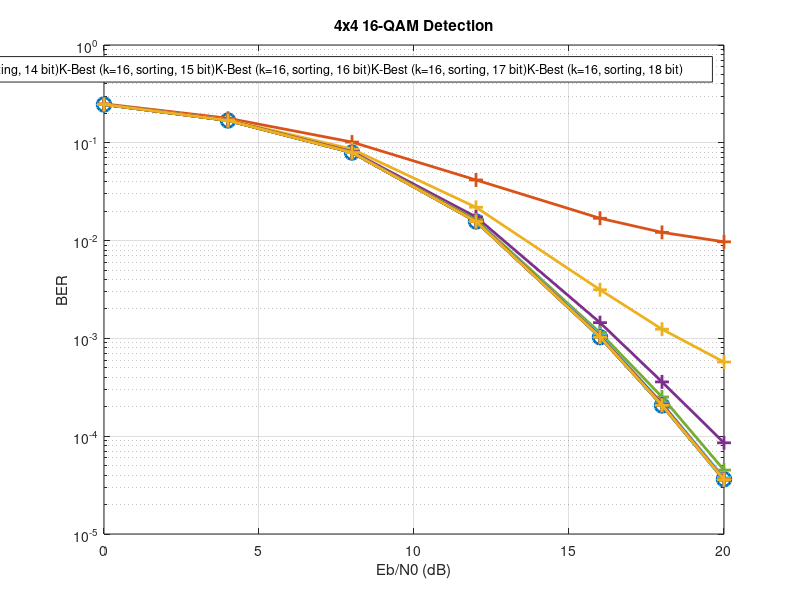

Reproduce this figure in MATLAB. (Note: this script raises an error after producing the figure.)
N_T = 4; % number of transmit antennas
N_R = 4; % number of receive antennas
EbN0 = [0:4:16, 18, 20];
decoders = ["K-Best (k=16, sorting)", ...
    "K-Best (k=16, sorting, 10 bit)", "K-Best (k=16, sorting, 11 bit)",...
    "K-Best (k=16, sorting, 12 bit)", "K-Best (k=16, sorting, 13 bit)",...
    "K-Best (k=16, sorting, 14 bit)", "K-Best (k=16, sorting, 15 bit)",...
    "K-Best (k=16, sorting, 16 bit)", "K-Best (k=16, sorting, 17 bit)",...
    "K-Best (k=16, sorting, 18 bit)"];

%% Simulation
% BER = simulation(N_T, N_R, "16-QAM", 1600, 100000, EbN0, decoders);
load('BER-16-QAM.mat')

% Plot
figure;
semilogy(EbN0, BER(1, :), '-o', 'LineWidth', 2, 'MarkerSize', 10);
hold on;
grid on;
semilogy(EbN0, BER(2, :), '-+', 'LineWidth', 2, 'MarkerSize', 10);
semilogy(EbN0, BER(3, :), '-+', 'LineWidth', 2, 'MarkerSize', 10);
semilogy(EbN0, BER(4, :), '-+', 'LineWidth', 2, 'MarkerSize', 10);
semilogy(EbN0, BER(5, :), '-+', 'LineWidth', 2, 'MarkerSize', 10);
semilogy(EbN0, BER(6, :), '-+', 'LineWidth', 2, 'MarkerSize', 10);
semilogy(EbN0, BER(7, :), '-+', 'LineWidth', 2, 'MarkerSize', 10);
semilogy(EbN0, BER(8, :), '-+', 'LineWidth', 2, 'MarkerSize', 10);
semilogy(EbN0, BER(9, :), '-+', 'LineWidth', 2, 'MarkerSize', 10);
semilogy(EbN0, BER(10, :), '-+', 'LineWidth', 2, 'MarkerSize', 10);
xlabel("Eb/N0 (dB)");
ylabel("BER");
title(sprintf("%dx%d 16-QAM Detection", N_T, N_R));
legend(decoders);
xlim([min(EbN0), max(EbN0)]);
ylim([1e-5, 1]);
ax = gca;
ax.FontSize = 14;

function BER = simulation(N_T, N_R, MODULATION, ERR_THRESHOLD, TRIALS, EbN0, decoders)
N_SNR = length(EbN0);
N_D = length(decoders);
%% Parallel related code
N_worker = parcluster('local').NumWorkers;
TRIALS_PER_WORKER = ceil(TRIALS/N_worker);
TRIALS = TRIALS_PER_WORKER*N_worker;

%% Result buffer
BER = zeros(N_D, N_SNR, N_worker);
%% Modulation
sym_16QAM = qammod((0:15).', 16); % gray-code
sym_64QAM = qammod((0:63).', 64); % gray-code
sym_QPSK = [-1-1j,-1+1j, +1-1j, +1+1j];
if MODULATION == "16-QAM"
    sym = sym_16QAM(:);
elseif MODULATION == "64-QAM"
    sym = sym_64QAM(:);
else
    sym = sym_QPSK(:);
end
SYM_SIZE = numel(sym);
Q = log2(SYM_SIZE);     % number of bits per symbol
Es = mean(abs(sym).^2); % avg energy per symbol
Eb = Es / Q;            % avg energy per bit
N0 = Eb*N_T ./ db2pow(EbN0); % noise variance

%% Bit error table
bitDiff = bitxor((0:SYM_SIZE-1), (0:SYM_SIZE-1)');
numBitDiff = zeros(size(bitDiff));
for i=1:Q
    numBitDiff = numBitDiff + bitget(bitDiff, i);
end

%% Set random seed
rngS = rng(6743);

%% Run for at least `TRIALS` iterations
tic;
parfor p=1:N_worker
BER_worker = zeros(N_D, N_SNR);
for t=1:TRIALS_PER_WORKER
    %% Symbol genreation
    idx = randi([1, SYM_SIZE], N_T, 1);
    s = sym(idx);
    % (row-1)*colSize + (cow-1) + 1
    % == rowIdx (0 Based) + cowIdx (1 Based)
    rowIdx = (idx-1)*SYM_SIZE;

    % AWGN noise
    n = (randn(N_R, 1) + 1j.*randn(N_R, 1)) ./ sqrt(2);

    % Rayleigh fading channel
    H = (randn(N_R, N_T) + 1j.*randn(N_R, N_T)) ./ sqrt(2);
    x = H*s;

    % sort by column power of H
    [~, sortIdx] = sort(vecnorm(H, 2, 1));
    Hs = H(:, sortIdx); % sorted H

    % QR decomposition of H
    [QHs, RHs] = qr(Hs);
    F = fimath('RoundingMethod', 'Floor', 'OverflowAction', 'Wrap', 'SumMode', 'SpecifyPrecision', 'SumWordLength', 10, 'SumFractionLength', 10-4);
    globalfimath(F);
    Hs10 = fi(Hs, 1, 10, 10-4, F);
    [QHs_GR1, RHs_GR1] = QRD_CORDIC_10(Hs10, 9);

    F = fimath('RoundingMethod', 'Floor', 'OverflowAction', 'Wrap', 'SumMode', 'SpecifyPrecision', 'SumWordLength', 11, 'SumFractionLength', 11-4);
    globalfimath(F);
    Hs11 = fi(Hs, 1, 11, 11-4, F);
    [QHs_GR2, RHs_GR2] = QRD_CORDIC_11(Hs11, 10);

    F = fimath('RoundingMethod', 'Floor', 'OverflowAction', 'Wrap', 'SumMode', 'SpecifyPrecision', 'SumWordLength', 12, 'SumFractionLength', 12-4);
    globalfimath(F);
    Hs12 = fi(Hs, 1, 12, 12-4, F);
    [QHs_GR3, RHs_GR3] = QRD_CORDIC_12(Hs12, 11);

    F = fimath('RoundingMethod', 'Floor', 'OverflowAction', 'Wrap', 'SumMode', 'SpecifyPrecision', 'SumWordLength', 13, 'SumFractionLength', 13-4);
    globalfimath(F);
    Hs13 = fi(Hs, 1, 13, 13-4, F);
    [QHs_GR4, RHs_GR4] = QRD_CORDIC_13(Hs13, 12);

    F = fimath('RoundingMethod', 'Floor', 'OverflowAction', 'Wrap', 'SumMode', 'SpecifyPrecision', 'SumWordLength', 14, 'SumFractionLength', 14-4);
    globalfimath(F);
    Hs14 = fi(Hs, 1, 14, 14-4, F);
    [QHs_GR5, RHs_GR5] = QRD_CORDIC_14(Hs14, 13);

    F = fimath('RoundingMethod', 'Floor', 'OverflowAction', 'Wrap', 'SumMode', 'SpecifyPrecision', 'SumWordLength', 15, 'SumFractionLength', 15-4);
    globalfimath(F);
    Hs15 = fi(Hs, 1, 15, 15-4, F);
    [QHs_GR6, RHs_GR6] = QRD_CORDIC_15(Hs15, 14);

    F = fimath('RoundingMethod', 'Floor', 'OverflowAction', 'Wrap', 'SumMode', 'SpecifyPrecision', 'SumWordLength', 16, 'SumFractionLength', 16-4);
    globalfimath(F);
    Hs16 = fi(Hs, 1, 16, 16-4, F);
    [QHs_GR7, RHs_GR7] = QRD_CORDIC_16(Hs16, 15);

    F = fimath('RoundingMethod', 'Floor', 'OverflowAction', 'Wrap', 'SumMode', 'SpecifyPrecision', 'SumWordLength', 17, 'SumFractionLength', 17-4);
    globalfimath(F);
    Hs17 = fi(Hs, 1, 17, 17-4, F);
    [QHs_GR8, RHs_GR8] = QRD_CORDIC_17(Hs17, 16);

    F = fimath('RoundingMethod', 'Floor', 'OverflowAction', 'Wrap', 'SumMode', 'SpecifyPrecision', 'SumWordLength', 18, 'SumFractionLength', 18-4);
    globalfimath(F);
    Hs18 = fi(Hs, 1, 18, 18-4, F);
    [QHs_GR9, RHs_GR9] = QRD_CORDIC_18(Hs18, 17);


    RHs_GR1 = double(RHs_GR1);
    RHs_GR2 = double(RHs_GR2);
    RHs_GR3 = double(RHs_GR3);
    RHs_GR4 = double(RHs_GR4);
    RHs_GR5 = double(RHs_GR5);
    RHs_GR6 = double(RHs_GR6);
    RHs_GR7 = double(RHs_GR7);
    RHs_GR8 = double(RHs_GR8);
    RHs_GR9 = double(RHs_GR9);

    for si = 1:N_SNR
        % Transmit data
        y = x + sqrt(N0(si)) .* n;
        zs_tilde = QHs' * y;
        zs_GR_tilde1 = double(QHs_GR1') * y;
        zs_GR_tilde2 = double(QHs_GR2') * y;
        zs_GR_tilde3 = double(QHs_GR3') * y;
        zs_GR_tilde4 = double(QHs_GR4') * y;
        zs_GR_tilde5 = double(QHs_GR5') * y;
        zs_GR_tilde6 = double(QHs_GR6') * y;
        zs_GR_tilde7 = double(QHs_GR7') * y;
        zs_GR_tilde8 = double(QHs_GR8') * y;
        zs_GR_tilde9 = double(QHs_GR9') * y;

        %% KBest (k=16, sorting)
        x_hat_KBest16_s = KBest(16, RHs, zs_tilde, sym);
        % restore original order
        x_hat_KBest16 = zeros(size(x_hat_KBest16_s));
        x_hat_KBest16(sortIdx) = x_hat_KBest16_s;
        [~, idx_hat_KBest16_s] = min(abs(x_hat_KBest16 - sym.').^2, [], 2);
        bitErr = sum(numBitDiff(rowIdx + idx_hat_KBest16_s));
        BER_worker(1, si) = BER_worker(1, si) + bitErr / (N_T*Q);


        %% KBest (k=16, sorting)
        x_hat_KBest16_s = KBest(16, RHs_GR1, zs_GR_tilde1, sym);
        % restore original order
        x_hat_KBest16_GR = zeros(size(x_hat_KBest16_s));
        x_hat_KBest16_GR(sortIdx) = x_hat_KBest16_s;
        [~, idx_hat_KBest16_s_GR] = min(abs(x_hat_KBest16_GR - sym.').^2, [], 2);
        bitErr = sum(numBitDiff(rowIdx + idx_hat_KBest16_s_GR));
        BER_worker(2, si) = BER_worker(2, si) + bitErr / (N_T*Q);

        %% KBest (k=16, sorting)
        x_hat_KBest16_s = KBest(16, RHs_GR2, zs_GR_tilde2, sym);
        % restore original order
        x_hat_KBest16_GR = zeros(size(x_hat_KBest16_s));
        x_hat_KBest16_GR(sortIdx) = x_hat_KBest16_s;
        [~, idx_hat_KBest16_s_GR] = min(abs(x_hat_KBest16_GR - sym.').^2, [], 2);
        bitErr = sum(numBitDiff(rowIdx + idx_hat_KBest16_s_GR));
        BER_worker(3, si) = BER_worker(3, si) + bitErr / (N_T*Q);

        %% KBest (k=16, sorting)
        x_hat_KBest16_s = KBest(16, RHs_GR3, zs_GR_tilde3, sym);
        % restore original order
        x_hat_KBest16_GR = zeros(size(x_hat_KBest16_s));
        x_hat_KBest16_GR(sortIdx) = x_hat_KBest16_s;
        [~, idx_hat_KBest16_s_GR] = min(abs(x_hat_KBest16_GR - sym.').^2, [], 2);
        bitErr = sum(numBitDiff(rowIdx + idx_hat_KBest16_s_GR));
        BER_worker(4, si) = BER_worker(4, si) + bitErr / (N_T*Q);

        %% KBest (k=16, sorting)
        x_hat_KBest16_s = KBest(16, RHs_GR4, zs_GR_tilde4, sym);
        % restore original order
        x_hat_KBest16_GR = zeros(size(x_hat_KBest16_s));
        x_hat_KBest16_GR(sortIdx) = x_hat_KBest16_s;
        [~, idx_hat_KBest16_s_GR] = min(abs(x_hat_KBest16_GR - sym.').^2, [], 2);
        bitErr = sum(numBitDiff(rowIdx + idx_hat_KBest16_s_GR));
        BER_worker(5, si) = BER_worker(5, si) + bitErr / (N_T*Q);

        %% KBest (k=16, sorting)
        x_hat_KBest16_s = KBest(16, RHs_GR5, zs_GR_tilde5, sym);
        % restore original order
        x_hat_KBest16_GR = zeros(size(x_hat_KBest16_s));
        x_hat_KBest16_GR(sortIdx) = x_hat_KBest16_s;
        [~, idx_hat_KBest16_s_GR] = min(abs(x_hat_KBest16_GR - sym.').^2, [], 2);
        bitErr = sum(numBitDiff(rowIdx + idx_hat_KBest16_s_GR));
        BER_worker(6, si) = BER_worker(6, si) + bitErr / (N_T*Q);

        %% KBest (k=16, sorting)
        x_hat_KBest16_s = KBest(16, RHs_GR6, zs_GR_tilde6, sym);
        % restore original order
        x_hat_KBest16_GR = zeros(size(x_hat_KBest16_s));
        x_hat_KBest16_GR(sortIdx) = x_hat_KBest16_s;
        [~, idx_hat_KBest16_s_GR] = min(abs(x_hat_KBest16_GR - sym.').^2, [], 2);
        bitErr = sum(numBitDiff(rowIdx + idx_hat_KBest16_s_GR));
        BER_worker(7, si) = BER_worker(7, si) + bitErr / (N_T*Q);

        %% KBest (k=16, sorting)
        x_hat_KBest16_s = KBest(16, RHs_GR7, zs_GR_tilde7, sym);
        % restore original order
        x_hat_KBest16_GR = zeros(size(x_hat_KBest16_s));
        x_hat_KBest16_GR(sortIdx) = x_hat_KBest16_s;
        [~, idx_hat_KBest16_s_GR] = min(abs(x_hat_KBest16_GR - sym.').^2, [], 2);
        bitErr = sum(numBitDiff(rowIdx + idx_hat_KBest16_s_GR));
        BER_worker(8, si) = BER_worker(8, si) + bitErr / (N_T*Q);

        %% KBest (k=16, sorting)
        x_hat_KBest16_s = KBest(16, RHs_GR8, zs_GR_tilde8, sym);
        % restore original order
        x_hat_KBest16_GR = zeros(size(x_hat_KBest16_s));
        x_hat_KBest16_GR(sortIdx) = x_hat_KBest16_s;
        [~, idx_hat_KBest16_s_GR] = min(abs(x_hat_KBest16_GR - sym.').^2, [], 2);
        bitErr = sum(numBitDiff(rowIdx + idx_hat_KBest16_s_GR));
        BER_worker(9, si) = BER_worker(9, si) + bitErr / (N_T*Q);

        %% KBest (k=16, sorting)
        x_hat_KBest16_s = KBest(16, RHs_GR9, zs_GR_tilde9, sym);
        % restore original order
        x_hat_KBest16_GR = zeros(size(x_hat_KBest16_s));
        x_hat_KBest16_GR(sortIdx) = x_hat_KBest16_s;
        [~, idx_hat_KBest16_s_GR] = min(abs(x_hat_KBest16_GR - sym.').^2, [], 2);
        bitErr = sum(numBitDiff(rowIdx + idx_hat_KBest16_s_GR));
        BER_worker(10, si) = BER_worker(10, si) + bitErr / (N_T*Q);
    end
end
BER(:, :, p) = BER_worker;
end

%% Run until error meets threhsold
numError = round(sum(BER, 3)*N_T*Q);
numTrials = zeros(size(numError)) + TRIALS;
TRIALS_PER_WORKER_INC = 10000;
for si = 1:N_SNR
    % make all decoders in the given SNR runs the same number of iterations
    % using the same H and n -> reduce random affects
    while any(numError(:, si) < ERR_THRESHOLD)
        numError_worker = zeros(N_D, N_worker);
        parfor p=1:N_worker
        for t=1:TRIALS_PER_WORKER_INC
            bitError = zeros(N_D, 1);

            %% Symbol genreation
            idx = randi([1, SYM_SIZE], N_T, 1);
            s = sym(idx);
            rowIdx = (idx-1)*SYM_SIZE;

            % AWGN noise
            n = (randn(N_R, 1) + 1j.*randn(N_R, 1)) ./ sqrt(2);
            % Rayleigh fading channel
            H = (randn(N_R, N_T) + 1j.*randn(N_R, N_T)) ./ sqrt(2);

            % sort by column power of H
            [~, sortIdx] = sort(vecnorm(H, 2, 1));
            Hs = H(:, sortIdx); % sorted H

            % QR decomposition of H
            [QHs, RHs] = qr(Hs);
            F = fimath('RoundingMethod', 'Floor', 'OverflowAction', 'Wrap', 'SumMode', 'SpecifyPrecision', 'SumWordLength', 10, 'SumFractionLength', 10-4);
            globalfimath(F);
            Hs10 = fi(Hs, 1, 10, 10-4, F);
            [QHs_GR1, RHs_GR1] = QRD_CORDIC_10(Hs10, 9);

            F = fimath('RoundingMethod', 'Floor', 'OverflowAction', 'Wrap', 'SumMode', 'SpecifyPrecision', 'SumWordLength', 11, 'SumFractionLength', 11-4);
            globalfimath(F);
            Hs11 = fi(Hs, 1, 11, 11-4, F);
            [QHs_GR2, RHs_GR2] = QRD_CORDIC_11(Hs11, 10);

            F = fimath('RoundingMethod', 'Floor', 'OverflowAction', 'Wrap', 'SumMode', 'SpecifyPrecision', 'SumWordLength', 12, 'SumFractionLength', 12-4);
            globalfimath(F);
            Hs12 = fi(Hs, 1, 12, 12-4, F);
            [QHs_GR3, RHs_GR3] = QRD_CORDIC_12(Hs12, 11);

            F = fimath('RoundingMethod', 'Floor', 'OverflowAction', 'Wrap', 'SumMode', 'SpecifyPrecision', 'SumWordLength', 13, 'SumFractionLength', 13-4);
            globalfimath(F);
            Hs13 = fi(Hs, 1, 13, 13-4, F);
            [QHs_GR4, RHs_GR4] = QRD_CORDIC_13(Hs13, 12);

            F = fimath('RoundingMethod', 'Floor', 'OverflowAction', 'Wrap', 'SumMode', 'SpecifyPrecision', 'SumWordLength', 14, 'SumFractionLength', 14-4);
            globalfimath(F);
            Hs14 = fi(Hs, 1, 14, 14-4, F);
            [QHs_GR5, RHs_GR5] = QRD_CORDIC_14(Hs14, 13);

            F = fimath('RoundingMethod', 'Floor', 'OverflowAction', 'Wrap', 'SumMode', 'SpecifyPrecision', 'SumWordLength', 15, 'SumFractionLength', 15-4);
            globalfimath(F);
            Hs15 = fi(Hs, 1, 15, 15-4, F);
            [QHs_GR6, RHs_GR6] = QRD_CORDIC_15(Hs15, 14);

            F = fimath('RoundingMethod', 'Floor', 'OverflowAction', 'Wrap', 'SumMode', 'SpecifyPrecision', 'SumWordLength', 16, 'SumFractionLength', 16-4);
            globalfimath(F);
            Hs16 = fi(Hs, 1, 16, 16-4, F);
            [QHs_GR7, RHs_GR7] = QRD_CORDIC_16(Hs16, 15);

            F = fimath('RoundingMethod', 'Floor', 'OverflowAction', 'Wrap', 'SumMode', 'SpecifyPrecision', 'SumWordLength', 17, 'SumFractionLength', 17-4);
            globalfimath(F);
            Hs17 = fi(Hs, 1, 17, 17-4, F);
            [QHs_GR8, RHs_GR8] = QRD_CORDIC_17(Hs17, 16);

            F = fimath('RoundingMethod', 'Floor', 'OverflowAction', 'Wrap', 'SumMode', 'SpecifyPrecision', 'SumWordLength', 18, 'SumFractionLength', 18-4);
            globalfimath(F);
            Hs18 = fi(Hs, 1, 18, 18-4, F);
            [QHs_GR9, RHs_GR9] = QRD_CORDIC_18(Hs18, 17);

            RHs_GR1 = double(RHs_GR1);
            RHs_GR2 = double(RHs_GR2);
            RHs_GR3 = double(RHs_GR3);
            RHs_GR4 = double(RHs_GR4);
            RHs_GR5 = double(RHs_GR5);
            RHs_GR6 = double(RHs_GR6);
            RHs_GR7 = double(RHs_GR7);
            RHs_GR8 = double(RHs_GR8);
            RHs_GR9 = double(RHs_GR9);

            % Transmit data
            y = H*s + sqrt(N0(si)) .* n;
            zs_tilde = QHs' * y;
            zs_GR_tilde1 = double(QHs_GR1') * y;
            zs_GR_tilde2 = double(QHs_GR2') * y;
            zs_GR_tilde3 = double(QHs_GR3') * y;
            zs_GR_tilde4 = double(QHs_GR4') * y;
            zs_GR_tilde5 = double(QHs_GR5') * y;
            zs_GR_tilde6 = double(QHs_GR6') * y;
            zs_GR_tilde7 = double(QHs_GR7') * y;
            zs_GR_tilde8 = double(QHs_GR8') * y;
            zs_GR_tilde9 = double(QHs_GR9') * y;

            %% KBest (k=16, sorting)
            x_hat_KBest16_s = KBest(16, RHs, zs_tilde, sym);
            % restore original order
            x_hat_KBest16 = zeros(size(x_hat_KBest16_s));
            x_hat_KBest16(sortIdx) = x_hat_KBest16_s;
            [~, idx_hat_KBest16_s] = min(abs(x_hat_KBest16 - sym.').^2, [], 2);
            bitErr = sum(numBitDiff(rowIdx + idx_hat_KBest16_s));
            bitError(1) = bitError(1) + bitErr;

            %% KBest (k=16, sorting)
            x_hat_KBest16_s = KBest(16, RHs_GR1, zs_GR_tilde1, sym);
            % restore original order
            x_hat_KBest16_GR = zeros(size(x_hat_KBest16_s));
            x_hat_KBest16_GR(sortIdx) = x_hat_KBest16_s;
            [~, idx_hat_KBest16_s_GR] = min(abs(x_hat_KBest16_GR - sym.').^2, [], 2);
            bitErr = sum(numBitDiff(rowIdx + idx_hat_KBest16_s_GR));
            bitError(2) = bitError(2) + bitErr;

            %% KBest (k=16, sorting)
            x_hat_KBest16_s = KBest(16, RHs_GR2, zs_GR_tilde2, sym);
            % restore original order
            x_hat_KBest16_GR = zeros(size(x_hat_KBest16_s));
            x_hat_KBest16_GR(sortIdx) = x_hat_KBest16_s;
            [~, idx_hat_KBest16_s_GR] = min(abs(x_hat_KBest16_GR - sym.').^2, [], 2);
            bitErr = sum(numBitDiff(rowIdx + idx_hat_KBest16_s_GR));
            bitError(3) = bitError(3) + bitErr;

            %% KBest (k=16, sorting)
            x_hat_KBest16_s = KBest(16, RHs_GR3, zs_GR_tilde3, sym);
            % restore original order
            x_hat_KBest16_GR = zeros(size(x_hat_KBest16_s));
            x_hat_KBest16_GR(sortIdx) = x_hat_KBest16_s;
            [~, idx_hat_KBest16_s_GR] = min(abs(x_hat_KBest16_GR - sym.').^2, [], 2);
            bitErr = sum(numBitDiff(rowIdx + idx_hat_KBest16_s_GR));
            bitError(4) = bitError(4) + bitErr;

            %% KBest (k=16, sorting)
            x_hat_KBest16_s = KBest(16, RHs_GR4, zs_GR_tilde4, sym);
            % restore original order
            x_hat_KBest16_GR = zeros(size(x_hat_KBest16_s));
            x_hat_KBest16_GR(sortIdx) = x_hat_KBest16_s;
            [~, idx_hat_KBest16_s_GR] = min(abs(x_hat_KBest16_GR - sym.').^2, [], 2);
            bitErr = sum(numBitDiff(rowIdx + idx_hat_KBest16_s_GR));
            bitError(5) = bitError(5) + bitErr;

            %% KBest (k=16, sorting)
            x_hat_KBest16_s = KBest(16, RHs_GR5, zs_GR_tilde5, sym);
            % restore original order
            x_hat_KBest16_GR = zeros(size(x_hat_KBest16_s));
            x_hat_KBest16_GR(sortIdx) = x_hat_KBest16_s;
            [~, idx_hat_KBest16_s_GR] = min(abs(x_hat_KBest16_GR - sym.').^2, [], 2);
            bitErr = sum(numBitDiff(rowIdx + idx_hat_KBest16_s_GR));
            bitError(6) = bitError(6) + bitErr;

            %% KBest (k=16, sorting)
            x_hat_KBest16_s = KBest(16, RHs_GR6, zs_GR_tilde6, sym);
            % restore original order
            x_hat_KBest16_GR = zeros(size(x_hat_KBest16_s));
            x_hat_KBest16_GR(sortIdx) = x_hat_KBest16_s;
            [~, idx_hat_KBest16_s_GR] = min(abs(x_hat_KBest16_GR - sym.').^2, [], 2);
            bitErr = sum(numBitDiff(rowIdx + idx_hat_KBest16_s_GR));
            bitError(7) = bitError(7) + bitErr;

            %% KBest (k=16, sorting)
            x_hat_KBest16_s = KBest(16, RHs_GR7, zs_GR_tilde7, sym);
            % restore original order
            x_hat_KBest16_GR = zeros(size(x_hat_KBest16_s));
            x_hat_KBest16_GR(sortIdx) = x_hat_KBest16_s;
            [~, idx_hat_KBest16_s_GR] = min(abs(x_hat_KBest16_GR - sym.').^2, [], 2);
            bitErr = sum(numBitDiff(rowIdx + idx_hat_KBest16_s_GR));
            bitError(8) = bitError(8) + bitErr;

            %% KBest (k=16, sorting)
            x_hat_KBest16_s = KBest(16, RHs_GR8, zs_GR_tilde8, sym);
            % restore original order
            x_hat_KBest16_GR = zeros(size(x_hat_KBest16_s));
            x_hat_KBest16_GR(sortIdx) = x_hat_KBest16_s;
            [~, idx_hat_KBest16_s_GR] = min(abs(x_hat_KBest16_GR - sym.').^2, [], 2);
            bitErr = sum(numBitDiff(rowIdx + idx_hat_KBest16_s_GR));
            bitError(9) = bitError(9) + bitErr;

            %% KBest (k=16, sorting)
            x_hat_KBest16_s = KBest(16, RHs_GR9, zs_GR_tilde9, sym);
            % restore original order
            x_hat_KBest16_GR = zeros(size(x_hat_KBest16_s));
            x_hat_KBest16_GR(sortIdx) = x_hat_KBest16_s;
            [~, idx_hat_KBest16_s_GR] = min(abs(x_hat_KBest16_GR - sym.').^2, [], 2);
            bitErr = sum(numBitDiff(rowIdx + idx_hat_KBest16_s_GR));
            bitError(10) = bitError(10) + bitErr;

            numError_worker(:, p) = numError_worker(:, p) + bitError;
        end
        end
        numError(:, si) = numError(:, si) + sum(numError_worker, 2);
        numTrials(:, si) = numTrials(:, si) + N_worker*TRIALS_PER_WORKER_INC;
    end
end
toc;

%% Restore RNG
rng(rngS);

%% Average
BER = numError ./ (N_T * Q) ./ numTrials;

save(sprintf('BER-%s', MODULATION), 'MODULATION', 'BER', 'numError', 'numTrials');
end

%% Decoders
function x_hat = KBest(k, R, z_tilde, sym)
    P = length(z_tilde);
    SYM_SIZE = length(sym);

    % First level
    cost = abs(z_tilde(end) - R(end, end) .* sym) .^ 2;
    accCost = cost;
    x = sym.';

    % The rest levels
    for level = 1:P-1
        uppTrigProd = R(end-level, end-level+1:end) * x;
        diagProd = R(end-level, end-level) .* sym;
        cost = accCost.' ...
             + abs((z_tilde(end-level) - uppTrigProd) - diagProd) .^ 2; % (SYM_SIZE, k)
        % Find best k
        [~, minIdx] = mink(cost(:), k);
        % minIdx-1 == (xIdx-1)*SYM_SIZE + (symIdx-1), use divmod because
        % ind2sub is too slow
        minIdx0based = minIdx-1;
        symIdx = rem(minIdx0based, SYM_SIZE)+1;
        xIdx = floor((minIdx-symIdx)/SYM_SIZE)+1;
        % Save best k guesses
        x = [sym(symIdx).'; x(:, xIdx)];
        accCost = cost(minIdx);
    end

    [~, finalMinIdx] = min(accCost);
    x_hat = x(:, finalMinIdx);
end
